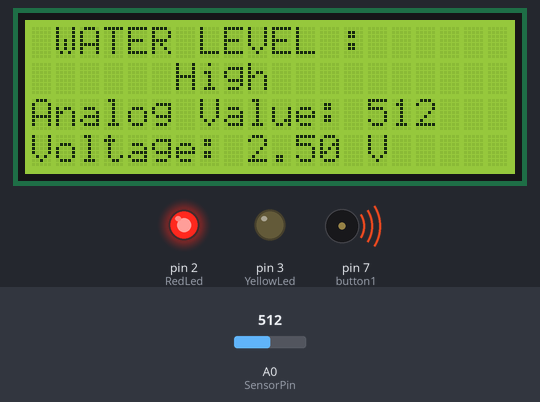
Bench run of a sketch on a simulated Arduino Uno, built with avr-gcc and run on an emulated ATmega328P. Parts: 20×4 character LCD, output pins drawn as LEDs (lit = HIGH), buzzer (waves = sounding). The test bench sets the inputs (shaded band); at power-on: A0 (SensorPin) = 512. The modem accepts every AT command (registered, SIM ready, sends succeed) and sends nothing else; pins used as bus, display or sensor lines are not drawn; what the sketch prints to the serial monitor is not drawn.

Above: at 4.5 s.
4.6 s: A0 (SensorPin) set to 341
At 10.5 s:
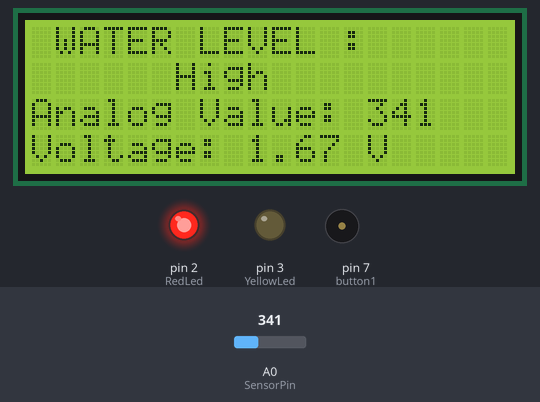
14.7 s: A0 (SensorPin) set to 321
At 17.2 s:
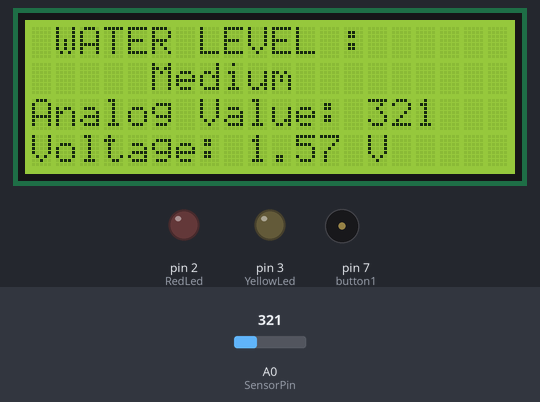
17.5 s: A0 (SensorPin) set to 107
At 20.6 s:
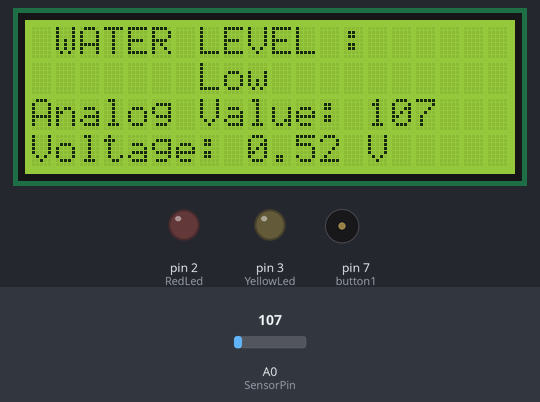
21.4 s: A0 (SensorPin) set to 95
At 25.2 s:
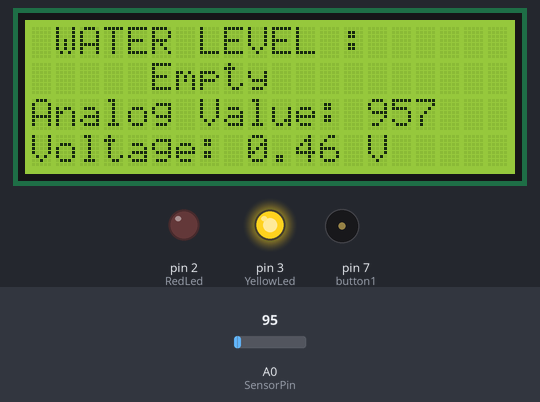
Timing chart, 0 to 26.4 s (numbered marks = the images above; inputs shaded):
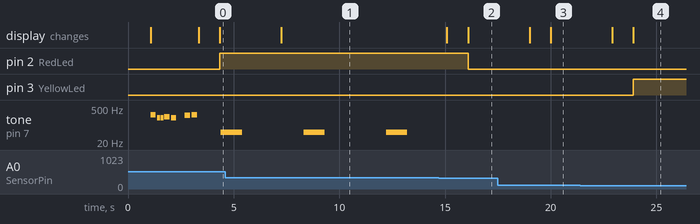

The sketch:

code.ino
```cpp
#include <LiquidCrystal.h>
#include <SoftwareSerial.h>
SoftwareSerial sim800l(0, 1); // RX,TX for Arduino and for the module it's TXD RXD, they should be inverted

#define button1 7 //Button pin, on the other pin it's wired with GND

bool button_State; //Button state

LiquidCrystal lcd(13, 12, 11, 10, 9, 8); //initialise the library with the numbers of the interface pins

#define NOTE_C4  262
#define NOTE_G3  196
#define NOTE_A3  220
#define NOTE_B3  247
#define NOTE_C4  262

int resval = 0;     // holds the value
int SensorPin = A0; // sensor pin used
int RedLed = 2 , YellowLed = 3 , WhiteLed = 4 , BlueLed = 5;

int melody[] = { NOTE_C4, NOTE_G3, NOTE_G3, NOTE_A3, NOTE_G3, 0, NOTE_B3, NOTE_C4 }; // notes in the melody

int noteDurations[] = { 4, 8, 8, 4, 4, 4, 4, 4 }; // note durations: 4 = quarter note, 8 = eighth note, etc.

void setup() {
  pinMode(button1, INPUT_PULLUP); //The button is always on HIGH level, when pressed it goes LOW
  sim800l.begin(9600);   //Module baude rate, this is on max, it depends on the version
  Serial.begin(9600);
  delay(1000);
  pinMode(RedLed,OUTPUT);
  pinMode(YellowLed,OUTPUT);
  Serial.begin(9600);
  lcd.begin(20, 4); // set up the LCD's number of columns and rows
  lcd.setCursor(1,0); // Print a message to the LCD.
  lcd.print("WATER LEVEL :");
  lcd.setCursor(0,2);
  lcd.print("Analog Value: ");
  lcd.setCursor(0,3);
  lcd.print("Voltage: ");
  for (int thisNote = 0; thisNote < 8; thisNote++) { // iterate over the notes of the melody:
    // to calculate the note duration, take one second divided by the note type.
    //e.g. quarter note = 1000 / 4, eighth note = 1000/8, etc.
    int noteDuration = 1000 / noteDurations[thisNote];
    tone(7, melody[thisNote], noteDuration);
    // to distinguish the notes, set a minimum time between them.
    // the note's duration + 30% seems to work well:
    int pauseBetweenNotes = noteDuration * 1.30;
    delay(pauseBetweenNotes);
    // stop the tone playing:
    noTone(7);
  }
}
void loop() {

  int SensorValue = analogRead(SensorPin);
  float SensorVolts = analogRead(SensorPin)*0.0048828125;

  lcd.setCursor(14, 2);
  lcd.print(SensorValue);
  lcd.setCursor(9, 3);
  lcd.print(SensorVolts);
  lcd.print(" V");
  delay(1000);

  lcd.setCursor(0, 1); // set the cursor to column 0, line 1
  resval = analogRead(SensorPin);    //Read data from analog pin and store it to resval variable

  if (resval<=100)
  {
    lcd.println("     Empty    ");
    digitalWrite(RedLed,LOW);
    digitalWrite(YellowLed,HIGH);
    digitalWrite(WhiteLed,LOW);
    digitalWrite(BlueLed,LOW);
    delay(50);
  }
  else if (resval>100 && resval<=300)
  {
    lcd.println("       Low      ");
    digitalWrite(RedLed,LOW);
    digitalWrite(YellowLed,LOW);
    digitalWrite(WhiteLed,LOW);
    digitalWrite(BlueLed,HIGH);
    delay(50);
  }
  else if (resval>300 && resval<=330)
  {
    lcd.println("     Medium     ");
    digitalWrite(RedLed,LOW);
    digitalWrite(YellowLed,LOW);
    digitalWrite(WhiteLed,HIGH);
    digitalWrite(BlueLed,LOW);
    delay(50);
    }
  else if (resval>330)
  {
    lcd.println("      High      ");
    digitalWrite(RedLed,HIGH);
    digitalWrite(YellowLed,LOW);
    digitalWrite(WhiteLed,LOW);
    digitalWrite(BlueLed,LOW);
    delay(50);
    tone(7, 50, 1000);
  }
  delay(500);
  button_State = digitalRead(button1);   //We are constantly reading the button State

  if (button_State == LOW) {            //And if it's pressed
    Serial.println("Button pressed");   //Shows this message on the serial monitor
    delay(200);                         //Small delay to avoid detecting the button press many times

    SendSMS();                          //And this function is called

 }

  if (sim800l.available()){            //Displays on the serial monitor if there's a communication from the module
    Serial.write(sim800l.read());
  }
}
void SendSMS()
{
  Serial.println("Sending SMS...");               //Show this message on serial monitor
  sim800l.print("AT+CMGF=1\r");                   //Set the module to SMS mode
  delay(100);
  sim800l.print("AT+CMGS=\"+919080659745\"\r");  //Your phone number don't forget to include your country code, example +212123456789"
  delay(500);
  sim800l.print("SIM800l is working");       //This is the text to send to the phone number, don't make it too long or you have to modify the SoftwareSerial buffer
  delay(500);
  sim800l.print((char)26);// (required according to the datasheet)
  delay(500);
  sim800l.println();
  Serial.println("Text Sent.");
  delay(500);

}
```

Measured:
- the behaviour switches between 331 and 330 on A0 (SensorPin) (found by bisection; images 1 and 2)
- the behaviour switches between 101 and 100 on A0 (SensorPin) (found by bisection; images 3 and 4)
- after the input at 4.6 s, the display: changes after 2.7 s (image 1)
- after the input at 14.7 s, pin 2 (RedLed): HIGH → LOW after 1.4 s; tone on pin 7 (button1): stays silent (without the input it goes to 50 Hz after 1.4 s); the display: first changes after 0.38 s (image 2 shows a later state)
- after the input at 17.5 s, the display: first changes after 1.5 s (image 3 shows a later state)
- after the input at 21.4 s, pin 3 (YellowLed): LOW → HIGH after 2.5 s; the display: first changes after 1.5 s (image 4 shows a later state)
- by itself, tone on pin 7 (button1): alternates 50 Hz for 1.0 s and silent for 2.9 s
